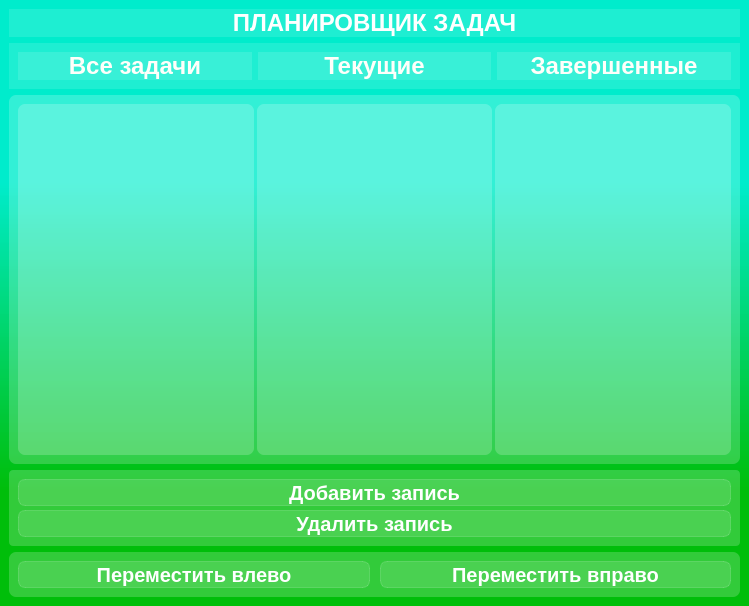
<?xml version="1.0" encoding="UTF-8"?>
<ui version="4.0">
 <class>MainWindow</class>
 <widget class="QMainWindow" name="MainWindow">
  <property name="geometry">
   <rect>
    <x>0</x>
    <y>0</y>
    <width>749</width>
    <height>606</height>
   </rect>
  </property>
  <property name="sizePolicy">
   <sizepolicy hsizetype="Expanding" vsizetype="Expanding">
    <horstretch>0</horstretch>
    <verstretch>0</verstretch>
   </sizepolicy>
  </property>
  <property name="windowTitle">
   <string>MainWindow</string>
  </property>
  <property name="styleSheet">
   <string notr="true">background-color: qlineargradient(spread:pad, x1:0, y1:1, x2:0, y2:0, stop:0.189944 rgba(0, 190, 10, 255), stop:0.698324 rgba(0, 236, 204, 242));</string>
  </property>
  <widget class="QWidget" name="centralwidget">
   <layout class="QVBoxLayout" name="verticalLayout_2">
    <property name="spacing">
     <number>6</number>
    </property>
    <property name="leftMargin">
     <number>9</number>
    </property>
    <property name="topMargin">
     <number>9</number>
    </property>
    <property name="rightMargin">
     <number>9</number>
    </property>
    <property name="bottomMargin">
     <number>9</number>
    </property>
    <item>
     <widget class="QLabel" name="HeaderMain">
      <property name="sizePolicy">
       <sizepolicy hsizetype="Expanding" vsizetype="Preferred">
        <horstretch>0</horstretch>
        <verstretch>0</verstretch>
       </sizepolicy>
      </property>
      <property name="styleSheet">
       <string notr="true">background-color: rgba(255, 255, 255, 30);</string>
      </property>
      <property name="text">
       <string>&lt;html&gt;&lt;head/&gt;&lt;body&gt;&lt;p align=&quot;center&quot;&gt;&lt;span style=&quot; font-size:18pt; font-weight:600; color:#ffffff;&quot;&gt;ПЛАНИРОВЩИК ЗАДАЧ&lt;/span&gt;&lt;/p&gt;&lt;/body&gt;&lt;/html&gt;</string>
      </property>
     </widget>
    </item>
    <item>
     <widget class="QFrame" name="HeaderFrame">
      <property name="sizePolicy">
       <sizepolicy hsizetype="Expanding" vsizetype="Preferred">
        <horstretch>0</horstretch>
        <verstretch>0</verstretch>
       </sizepolicy>
      </property>
      <property name="styleSheet">
       <string notr="true">background-color: rgba(255, 255, 255, 30);</string>
      </property>
      <layout class="QHBoxLayout" name="horizontalLayout_3">
       <item>
        <widget class="QLabel" name="label">
         <property name="sizePolicy">
          <sizepolicy hsizetype="Expanding" vsizetype="Preferred">
           <horstretch>1</horstretch>
           <verstretch>0</verstretch>
          </sizepolicy>
         </property>
         <property name="styleSheet">
          <string notr="true">background-color: rgba(255, 255, 255, 30);
</string>
         </property>
         <property name="text">
          <string>&lt;html&gt;&lt;head/&gt;&lt;body&gt;&lt;p align=&quot;center&quot;&gt;&lt;span style=&quot; font-size:18pt; font-weight:600; color:#fffffa;&quot;&gt;Все задачи&lt;/span&gt;&lt;/p&gt;&lt;/body&gt;&lt;/html&gt;</string>
         </property>
        </widget>
       </item>
       <item>
        <widget class="QLabel" name="label_2">
         <property name="sizePolicy">
          <sizepolicy hsizetype="Expanding" vsizetype="Preferred">
           <horstretch>1</horstretch>
           <verstretch>0</verstretch>
          </sizepolicy>
         </property>
         <property name="styleSheet">
          <string notr="true">background-color: rgba(255, 255, 255, 30);
</string>
         </property>
         <property name="text">
          <string>&lt;html&gt;&lt;head/&gt;&lt;body&gt;&lt;p align=&quot;center&quot;&gt;&lt;span style=&quot; font-size:18pt; font-weight:600; color:#fffffa;&quot;&gt;Текущие&lt;/span&gt;&lt;/p&gt;&lt;/body&gt;&lt;/html&gt;</string>
         </property>
        </widget>
       </item>
       <item>
        <widget class="QLabel" name="label_3">
         <property name="sizePolicy">
          <sizepolicy hsizetype="Expanding" vsizetype="Preferred">
           <horstretch>1</horstretch>
           <verstretch>0</verstretch>
          </sizepolicy>
         </property>
         <property name="styleSheet">
          <string notr="true">background-color: rgba(255, 255, 255, 30);
</string>
         </property>
         <property name="text">
          <string>&lt;html&gt;&lt;head/&gt;&lt;body&gt;&lt;p align=&quot;center&quot;&gt;&lt;span style=&quot; font-size:18pt; font-weight:600; color:#fffffa;&quot;&gt;Завершенные&lt;/span&gt;&lt;/p&gt;&lt;/body&gt;&lt;/html&gt;</string>
         </property>
        </widget>
       </item>
      </layout>
     </widget>
    </item>
    <item>
     <layout class="QVBoxLayout" name="verticalLayout_3">
      <item>
       <widget class="QFrame" name="TaskFrame">
        <property name="sizePolicy">
         <sizepolicy hsizetype="Expanding" vsizetype="Expanding">
          <horstretch>0</horstretch>
          <verstretch>1</verstretch>
         </sizepolicy>
        </property>
        <property name="styleSheet">
         <string notr="true">background-color: rgba(255, 255, 255, 50);
border: 1 px solid rgba(255, 255, 255, 40);
border-radius: 7px
</string>
        </property>
        <layout class="QHBoxLayout" name="horizontalLayout">
         <property name="spacing">
          <number>3</number>
         </property>
         <item>
          <widget class="QListWidget" name="listWidgetAllTasks">
           <property name="sizePolicy">
            <sizepolicy hsizetype="Expanding" vsizetype="Expanding">
             <horstretch>1</horstretch>
             <verstretch>0</verstretch>
            </sizepolicy>
           </property>
          </widget>
         </item>
         <item>
          <widget class="QListWidget" name="listWidgetCurrentTasks">
           <property name="sizePolicy">
            <sizepolicy hsizetype="Expanding" vsizetype="Expanding">
             <horstretch>1</horstretch>
             <verstretch>0</verstretch>
            </sizepolicy>
           </property>
          </widget>
         </item>
         <item>
          <widget class="QListWidget" name="listWidgetCompletedTasks">
           <property name="sizePolicy">
            <sizepolicy hsizetype="Expanding" vsizetype="Expanding">
             <horstretch>1</horstretch>
             <verstretch>0</verstretch>
            </sizepolicy>
           </property>
          </widget>
         </item>
        </layout>
       </widget>
      </item>
      <item>
       <widget class="QFrame" name="verticalFrameAddDeleteButtons">
        <property name="sizePolicy">
         <sizepolicy hsizetype="Expanding" vsizetype="Fixed">
          <horstretch>0</horstretch>
          <verstretch>0</verstretch>
         </sizepolicy>
        </property>
        <property name="styleSheet">
         <string notr="true">background-color: rgba(255, 255, 255, 50);
border: 1 px solid rgba(255, 255, 255, 40);
border-radius: 4px</string>
        </property>
        <layout class="QVBoxLayout" name="verticalLayout">
         <property name="spacing">
          <number>4</number>
         </property>
         <item>
          <widget class="QPushButton" name="pushButton_Add">
           <property name="sizePolicy">
            <sizepolicy hsizetype="Expanding" vsizetype="Fixed">
             <horstretch>0</horstretch>
             <verstretch>0</verstretch>
            </sizepolicy>
           </property>
           <property name="styleSheet">
            <string notr="true">QPushButton {
color: white;
font-weight: bold;
font-size: 20px;
background-color: rgba(255, 255,255, 30);
border: 1px solid rgba(255, 255,255, 40);
border-radius: 7px;
width: 130px;
height: 25px;
}
QPushButton:hover {
background-color: rgba(255, 255,255, 40);
}
QPushButton:pressed {
background-color: rgba(255, 255,255, 70);
}</string>
           </property>
           <property name="text">
            <string>Добавить запись</string>
           </property>
           <property name="icon">
            <iconset resource="Icons/icons.qrc">
             <normaloff>:/icons/add_circle_32dp_085507_FILL0_wght400_GRAD0_opsz40.svg</normaloff>:/icons/add_circle_32dp_085507_FILL0_wght400_GRAD0_opsz40.svg</iconset>
           </property>
           <property name="iconSize">
            <size>
             <width>20</width>
             <height>20</height>
            </size>
           </property>
          </widget>
         </item>
         <item>
          <widget class="QPushButton" name="pushButton_Delete">
           <property name="sizePolicy">
            <sizepolicy hsizetype="Expanding" vsizetype="Fixed">
             <horstretch>0</horstretch>
             <verstretch>0</verstretch>
            </sizepolicy>
           </property>
           <property name="styleSheet">
            <string notr="true">QPushButton {
color: white;
font-weight: bold;
font-size: 20px;
background-color: rgba(255, 255,255, 30);
border: 1px solid rgba(255, 255,255, 40);
border-radius: 7px;
width: 130px;
height: 25px;
}
QPushButton:hover {
background-color: rgba(255, 255,255, 40);
}
QPushButton:pressed {
background-color: rgba(255, 255,255, 70);
}</string>
           </property>
           <property name="text">
            <string>Удалить запись</string>
           </property>
           <property name="icon">
            <iconset resource="Icons/icons.qrc">
             <normaloff>:/icons/delete_32dp_085507_FILL0_wght400_GRAD0_opsz40.svg</normaloff>:/icons/delete_32dp_085507_FILL0_wght400_GRAD0_opsz40.svg</iconset>
           </property>
           <property name="iconSize">
            <size>
             <width>20</width>
             <height>20</height>
            </size>
           </property>
          </widget>
         </item>
        </layout>
       </widget>
      </item>
      <item>
       <widget class="QFrame" name="horizontalFrameLeftRightButtons">
        <property name="sizePolicy">
         <sizepolicy hsizetype="Expanding" vsizetype="Fixed">
          <horstretch>0</horstretch>
          <verstretch>0</verstretch>
         </sizepolicy>
        </property>
        <property name="styleSheet">
         <string notr="true">background-color: rgba(255, 255, 255, 50);
border: 1 px solid rgba(255, 255, 255, 40);
border-radius: 7px</string>
        </property>
        <layout class="QHBoxLayout" name="horizontalLayout_2">
         <property name="spacing">
          <number>10</number>
         </property>
         <item>
          <widget class="QPushButton" name="pushButton_Left">
           <property name="sizePolicy">
            <sizepolicy hsizetype="Expanding" vsizetype="Fixed">
             <horstretch>1</horstretch>
             <verstretch>0</verstretch>
            </sizepolicy>
           </property>
           <property name="styleSheet">
            <string notr="true">QPushButton {
color: white;
font-weight: bold;
font-size: 20px;
background-color: rgba(255, 255,255, 30);
border: 1px solid rgba(255, 255,255, 40);
border-radius: 7px;
width: 130px;
height: 25px;
}
QPushButton:hover {
background-color: rgba(255, 255,255, 40);
}
QPushButton:pressed {
background-color: rgba(255, 255,255, 70);
}</string>
           </property>
           <property name="text">
            <string>Переместить влево</string>
           </property>
           <property name="icon">
            <iconset resource="Icons/icons.qrc">
             <normaloff>:/icons/arrow_back_32dp_085507_FILL0_wght400_GRAD0_opsz40.svg</normaloff>:/icons/arrow_back_32dp_085507_FILL0_wght400_GRAD0_opsz40.svg</iconset>
           </property>
           <property name="iconSize">
            <size>
             <width>20</width>
             <height>20</height>
            </size>
           </property>
          </widget>
         </item>
         <item>
          <widget class="QPushButton" name="pushButton_Right">
           <property name="sizePolicy">
            <sizepolicy hsizetype="Expanding" vsizetype="Fixed">
             <horstretch>1</horstretch>
             <verstretch>0</verstretch>
            </sizepolicy>
           </property>
           <property name="styleSheet">
            <string notr="true">QPushButton {
color: white;
font-weight: bold;
font-size: 20px;
background-color: rgba(255, 255,255, 30);
border: 1px solid rgba(255, 255,255, 40);
border-radius: 7px;
width: 130px;
height: 25px;
}
QPushButton:hover {
background-color: rgba(255, 255,255, 40);
}
QPushButton:pressed {
background-color: rgba(255, 255,255, 70);
}</string>
           </property>
           <property name="text">
            <string>Переместить вправо</string>
           </property>
           <property name="icon">
            <iconset resource="Icons/icons.qrc">
             <normaloff>:/icons/arrow_forward_32dp_085507_FILL0_wght400_GRAD0_opsz40.svg</normaloff>:/icons/arrow_forward_32dp_085507_FILL0_wght400_GRAD0_opsz40.svg</iconset>
           </property>
           <property name="iconSize">
            <size>
             <width>20</width>
             <height>20</height>
            </size>
           </property>
          </widget>
         </item>
        </layout>
       </widget>
      </item>
     </layout>
    </item>
   </layout>
  </widget>
 </widget>
 <resources>
  <include location="Icons/icons.qrc"/>
 </resources>
 <connections/>
</ui>
